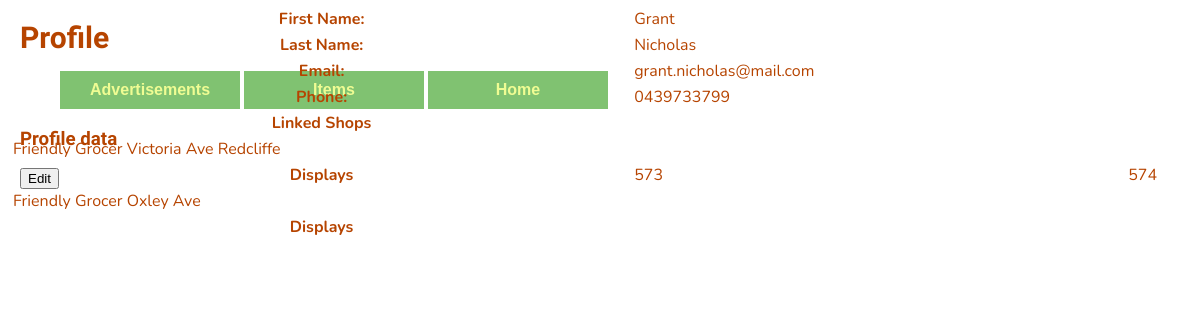
Screenshot of /profile (signed in) with the database file from the repository.
### website/models.py (models this page shows)
class Users(db.Model, UserMixin):
    id = db.Column(db.Integer, primary_key=True)
    firstName = db.Column(db.String(50))
    lastName = db.Column(db.String(50))
    email = db.Column(db.String(120), unique=True, nullable=False)
    password = db.Column(db.String(150))
    phone = db.Column(db.String(20))
    userType = db.Column(db.Integer)
    shops = db.relationship('Shops', backref='user')
    items = db.relationship('Items', backref='user')

class Shops(db.Model):
    shopID = db.Column(db.Integer, primary_key=True)
    shopName = db.Column(db.String(50), nullable=False)
    shopAddress = db.Column(db.String(120), nullable=False)
    primaryUserID = db.Column(db.Integer, db.ForeignKey('users.id', name='fk_shops_users'))
    displays = db.relationship('Displays', backref='shop')

class Displays(db.Model):
    displayID = db.Column(db.Integer, primary_key=True)
    shopID = db.Column(db.Integer, db.ForeignKey('shops.shopID', name='fk_shops_shopID'))
    shopMenus = db.relationship('ShopMenus', backref='display')

### website/views.py (the view)
@views.route('/profile')
@login_required
def profile():
    user = current_user
    userShops = Shops.query.filter_by(primaryUserID=user.id).all()
    displays = Displays.query.filter(Displays.shopID.in_([shop.shopID for shop in userShops])).all()
    return render_template("profile.html", user=user, userShops=userShops, displays=displays)

### website/__init__.py (called while the page is built)
def create_app():
    app = Flask(__name__)
    app.config['SECRET_KEY'] = 'itAlwaysWorksInTheEnd'
    app.config['SQLALCHEMY_DATABASE_URI'] = f'sqlite:///{DB_NAME}'
    db.init_app(app)
    migrate.init_app(app, db)
    app.config['UPLOAD_FOLDER'] = UPLOAD_FOLDER
    from .views import views
    from .displays import displays
    from .auth import auth
    from .adsControl import adsControl
    app.register_blueprint(views, url_prefix='/')
    app.register_blueprint(displays, url_prefix='/')
    app.register_blueprint(auth, url_prefix='/')
    app.register_blueprint(adsControl, url_prefix='/')
    login_manager = LoginManager()
    login_manager.login_view = 'auth.login'
    login_manager.init_app(app)
    @login_manager.user_loader
    def load_user(id):
        from .models import Users
        return Users.query.get(int(id))
    return app

### website/templates/profile.html
{% extends "base.html" %} {% block title %}Profile{% endblock %}
{% block content %}
    <div class="header" id="myHeader">
        <h2>Profile</h2>
        <nav>
            <ul>
                <li><a href='/adsMedia'>Advertisements</a></li>
                <li><a href='/items'>Items</a></li>
                <li><a href='/home'>Home</a></li>
            </ul>
        </nav>
    </div>
    {% block displaySetup %}
    <div>
        <h3>Profile data</h3>
        <button type="button" onclick="window.location.href='/profile_edit';">Edit</button>
        <article>
            <table>
                <tr>
                    <th>First Name: </th>
                    <td class="col1">{{ user.firstName }} </td>
                </tr>
                <tr>
                    <th>Last Name: </th>
                    <td class="col1">{{ user.lastName }}</td>
                </tr>
                <tr>
                    <th>Email: </th>
                    <td>{{ user.email }}</td>
                </tr>
                <tr>
                    <th>Phone: </th>
                    <td>{{ user.phone }}</td>
                </tr>
                <tr>
                    <th>Linked Shops </th>
                    <td>
                        {% for userShop in userShops %}
                            <tr>
                                <td>
                                    {{ userShop.shopName }} {{ userShop.shopAddress }}
                                </td>
                            </tr>
                            <tr>
                                <th>Displays</th>
                                    {% for display in userShop.displays %}
                                        <td onclick="window.location.href='/menuSetup/{{ display.displayID }}';" name="{{ display.displayID }}">
                                            {{ display.displayID }}<br>
                                        </td>
                                    {% endfor %}
                            </tr>
                        {% endfor %}
                    </td>
                </tr>
            </table>
        </article>
    </div>
    {% endblock %}
{% endblock %}

### website/static/style.css (style rules this page uses)
body { background: #ffffff; width: 1200px; height: 680px; font-family: 'Lobster', sans-serif; font-size: 1rem; color: #b64400; margin: 20px; }
.col1 { width: 490px; }
h2 { font-size: 30px; margin-top: 2px; margin-bottom: 2px; }
nav ul li { display: inline-block; }
nav a { font-family: 'Orbitron', sans-serif; font-weight: bold; text-align: center; text-decoration: none; display: inline-block; padding: 10px 30px; width: 120px; }
nav a:link, nav a:visited { color: #EFFC93; background-color: #80C271; }
table { position: absolute; top: 0; left: 0; width: 100%; }
p, table { font-family: 'Nunito', sans-serif; font-size: 16px; margin-top: 5px; margin-bottom: 5px; padding-top: 0; }
table { width: 100%; padding-left: 10px; }

### rows the page displays
Users: firstName "Grant", lastName "Nicholas", email "grant.nicholas@mail.com", phone "0439733799"
Shops: shopName "Friendly Grocer", shopAddress "Victoria Ave Redcliffe"
Displays: displayID "573"
Displays: displayID "574"
Shops: shopName "Friendly Grocer", shopAddress "Oxley Ave"
